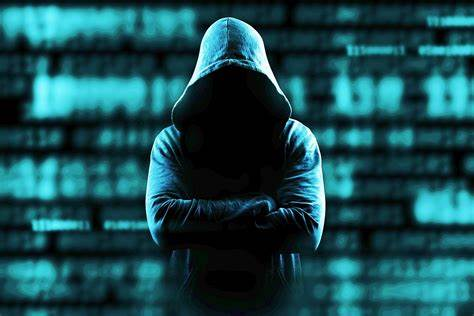
#> input picture image/signup.jpg, 474 x 316 px, given in place of reload_icon.png, which was not available
$ python asset.py
#> lines starting #> are read from the running program, lines starting #| are printed output that depends on the picture; pictures that were not available may be replaced by others from this repository, and a replacement may not be noted
from PIL import Image

icon = Image.open("image/reload_icon.png")
#> icon is the input picture: PIL image 474x316 RGB; mean R, G, B 23.3, 75.1, 81.7
reload_icon = icon.resize((40, 40), Image.LANCZOS)
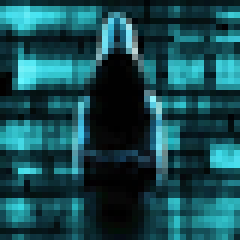
#> reload_icon: PIL image 40x40 RGB (shown 6 times larger); mean R, G, B 23.4, 75.2, 81.8

icon_2 = Image.open("image/logout.png")
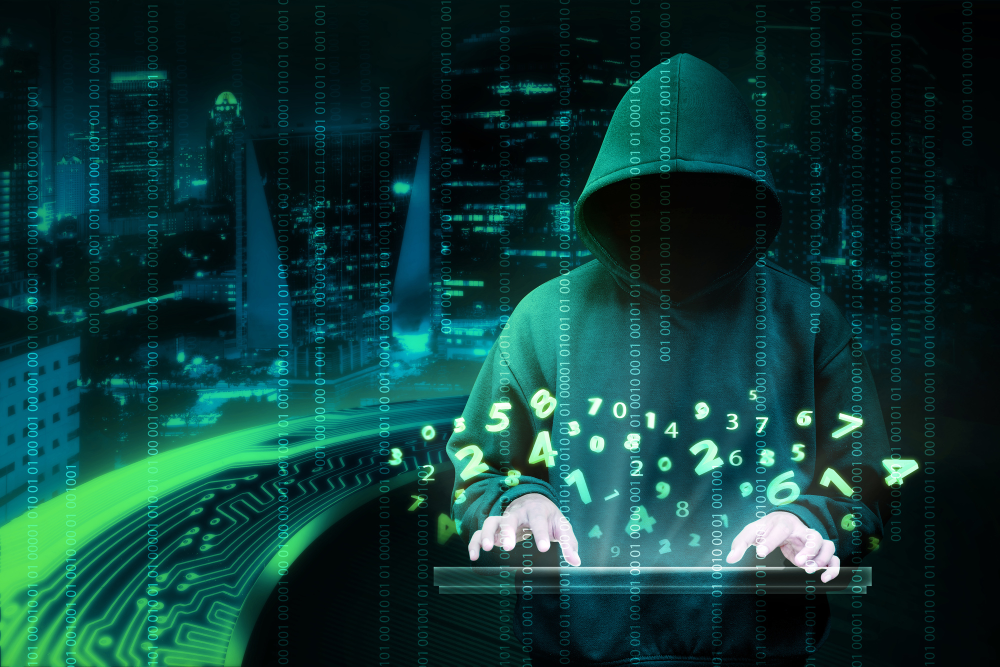
#> input picture image/login.jpg, 2000 x 1333 px, given in place of logout.png, which was not available (shown at 1/2 size)
#> icon_2 is the input picture: PIL image 2000x1333 RGB; mean R, G, B 15.4, 59.8, 56.4
logout_icon = icon_2.resize((30, 30), Image.LANCZOS)
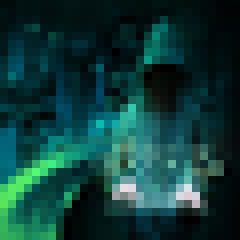
#> logout_icon: PIL image 30x30 RGB (shown 8 times larger); mean R, G, B 15.4, 59.8, 56.4

icon_3 = Image.open("image/chatroom.png")
chatroom_icon = icon_3.resize((70, 45), Image.LANCZOS)
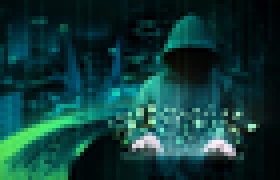
#> chatroom_icon: PIL image 70x45 RGB (shown 4 times larger); mean R, G, B 15.4, 59.8, 56.4

#> (the run stopped early here; a loop or call above may not have finished)
